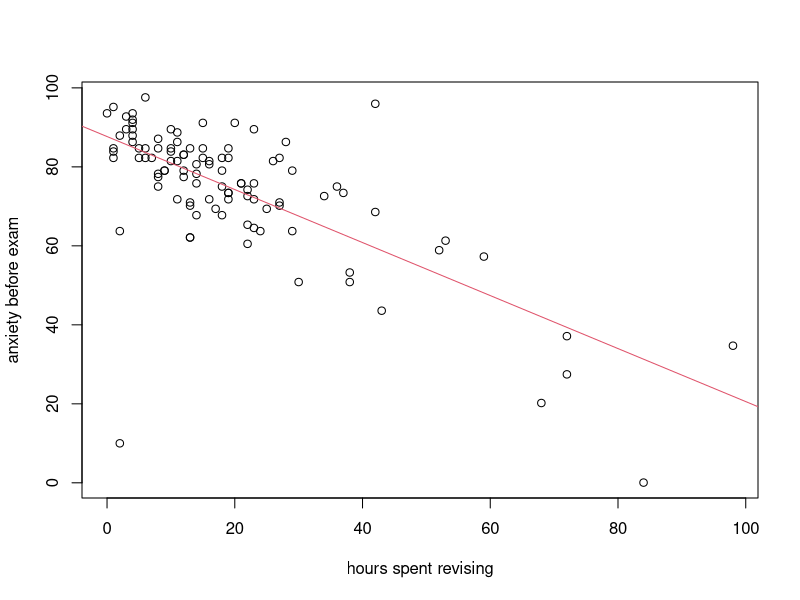
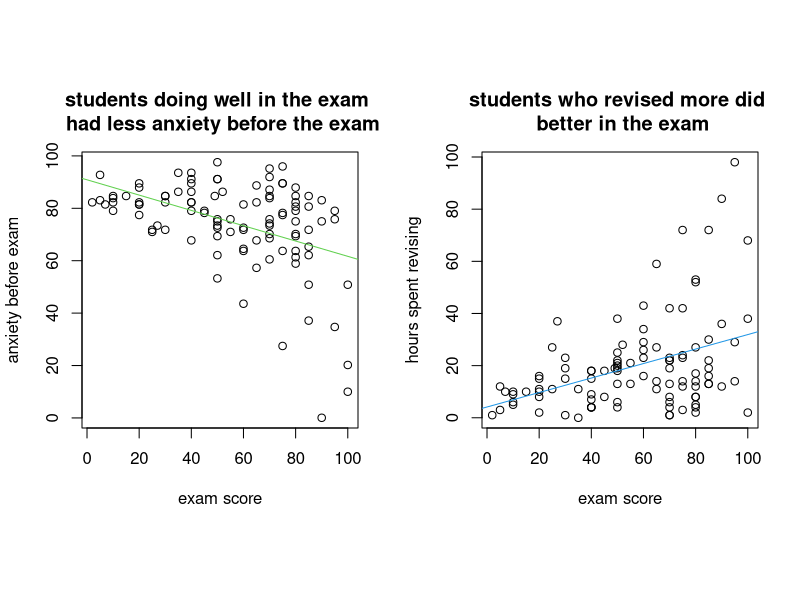
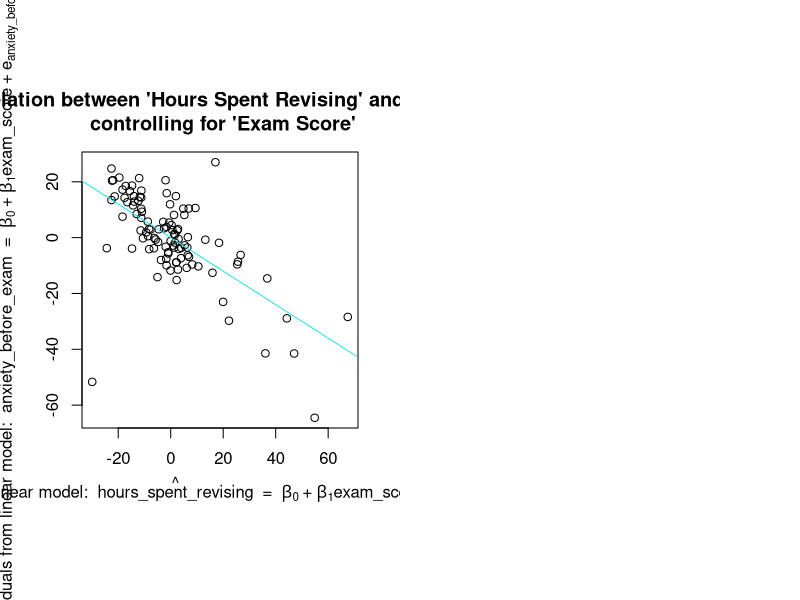

Write the R code that produced these figures, in order.
## ---- chunk 1
library(dplyr)
## ---- chunk 2
exam_anxiety_dat <- 
  data_frame(
    hours_spent_revising = c(4,	11,	27,	53,	4,	22,	16,	21,	25,	18,	18,	16,	13,	18,	98,	1,	14,	29,	4,	23,	14,	12,	22,	84,	23,	26,	24,	72,	37,	10,	3,	36,	43,	19,	12,	9,	72,	10,	12,	30,	15,	8,	34,	22,	21,	27,	6,	18,	8,	19,	0,	52,	38,	19,	23,	11,	27,	17,	13,	42,	4,	8,	6,	11,	7,	15,	4,	28,	22,	29,	2,	16,	59,	10,	13,	8,	5,	2,	38,	4,	10,	6,	68,	8,	1,	14,	42,	13,	1,	3,	5,	12,	19,	2,	19,	11,	15,	23,	13,	14,	1,	9,	20 ),
    exam_score = 
      c(40,	65,	80,	80,	40,	70,	20,	55,	50,	40,	45,	85,	70,	50,	95,	70,	95,	95,	50,	60,	80,	75,	85,	90,	30,	60,	75,	75,	27,	20,	75,	90,	60,	30,	80,	10,	85,	7,	5,	85,	20,	45,	60,	70,	50,	25,	50,	40,	80,	50,	35,	80,	50,	49,	75,	25,	65,	80,	50,	70,	40,	80,	10,	20,	40,	40,	70,	52,	50,	60,	80,	60,	65,	15,	85,	20,	80,	100,	100,	80,	10,	70,	100,	70,	70,	65,	75,	85,	30,	5,	10,	90,	70,	20,	85,	35,	30,	70,	55,	75,	2,	40,	50	
      ),
    anxiety_before_exam = 
      c(86.298,	88.716,	70.178,	61.312,	89.522,	60.506,	81.462,	75.82,	69.372,	82.268,	79.044,	80.656,	70.178,	75.014,	34.714,	95.164,	75.82,	79.044,	91.134,	64.536,	80.656,	77.432,	65.342,	0.0560000000000116,71.79,	81.462,	63.73,	27.46,	73.402,	89.522,	89.522,	75.014,	43.58,	82.268,	79.044,	79.044,	37.132,	81.462,	83.074,	50.834,	82.268,	78.238,	72.596,	74.208,	75.82,	70.984,	97.582,	67.76,	75.014,	73.402,	93.552,	58.894,	53.252,	84.686,	89.522,	71.79,	82.268,	69.372,	62.118,	68.566,	93.552,	84.686,	82.268,	81.462,	82.268,	91.134,	91.94,	86.298,	72.596,	63.73,	63.73,	71.79,	57.282,	84.686,	84.686,	77.432,	82.268,	10,50.834,	87.91,	83.88,	84.686,	20.206,	87.104,	83.88,	67.76,	95.97,	62.118,	84.686,	92.746,	84.686,	83.074,	73.402,	87.91,	71.79,	86.298,	84.686,	75.82,	70.984,	78.238,	82.268,	79.044,	91.134	
      ),
    gender = 
c("Male","Female","Male","Male","Male","Female","Female","Female","Female","Female","Male","Male","Male","Female","Male","Male","Male","Female","Female","Male","Male","Male","Female","Female","Female","Female","Male","Female","Female","Male","Female","Female","Male","Male","Male","Female","Male","Male","Female","Male","Male","Female","Male","Female","Female","Male","Male","Male","Male","Female","Female","Female","Female","Male","Female","Female","Male","Male","Male","Female","Male","Female","Male","Female","Male","Male","Female","Female","Male","Female","Male","Female","Male","Female","Male","Female","Female","Male","Female","Male","Male","Female","Female","Male","Female","Male","Female","Female","Male","Male","Female","Female","Male","Female","Male","Male","Female","Male","Female","Female","Male","Male","Female"
)      
  )
exam_anxiety_dat
## ---- chunk 3
cor( exam_anxiety_dat$hours_spent_revising, exam_anxiety_dat$anxiety_before_exam)
plot( x = exam_anxiety_dat$hours_spent_revising,
      y = exam_anxiety_dat$anxiety_before_exam,
      xlab = "hours spent revising",
      ylab = "anxiety before exam"
    )
abline( lm(anxiety_before_exam~hours_spent_revising, data=exam_anxiety_dat), col=2 )
## ---- chunk 4
par(mfrow=c(1,2), pty="s")
plot( x = exam_anxiety_dat$exam_score, y = exam_anxiety_dat$anxiety_before_exam,
      xlab = "exam score", ylab = "anxiety before exam",
      main = "students doing well in the exam \n had less anxiety before the exam")
abline( lm(anxiety_before_exam~exam_score, data=exam_anxiety_dat), col=3 )

plot( x = exam_anxiety_dat$exam_score, y = exam_anxiety_dat$hours_spent_revising,
      xlab = "exam score", ylab = "hours spent revising",
      main = "students who revised more did \n better in the exam")
abline( lm(hours_spent_revising~exam_score, data=exam_anxiety_dat), col=4 )
## ---- chunk 5
cor( 
  residuals( lm(hours_spent_revising~exam_score, data=exam_anxiety_dat) )
  ,
  residuals( lm(anxiety_before_exam~exam_score, data=exam_anxiety_dat) )
)

plot( x = residuals( lm(hours_spent_revising~exam_score, data=exam_anxiety_dat) ),
      y = residuals( lm(anxiety_before_exam~exam_score, data=exam_anxiety_dat) ),
      xlab = bquote("residuals from linear model: "~hat(hours_spent_revising)~" = "~beta[0]~"+"~beta[1]*"exam_score"~"+"~e[hours_spent_revising]),
      ylab = bquote("residuals from linear model: "~hat(anxiety_before_exam)~" = "~beta[0]~"+"~beta[1]*"exam_score"~"+"~e[anxiety_before_exam]),
      main="Partial correlation between 'Hours Spent Revising' and 'Exam Anxiety' \n controlling for 'Exam Score'"
    )
abline( lm(y~x, data=data_frame(x=residuals( lm(hours_spent_revising~exam_score, data=exam_anxiety_dat) ),
                                y=residuals( lm(anxiety_before_exam~exam_score, data=exam_anxiety_dat) )
                              )
          ),
        col = 5
      )
## ---- chunk 6
cor( 
  residuals( lm(hours_spent_revising~exam_score + factor(gender), data=exam_anxiety_dat) )
  ,
  residuals( lm(anxiety_before_exam~exam_score + factor(gender), data=exam_anxiety_dat) )
)
